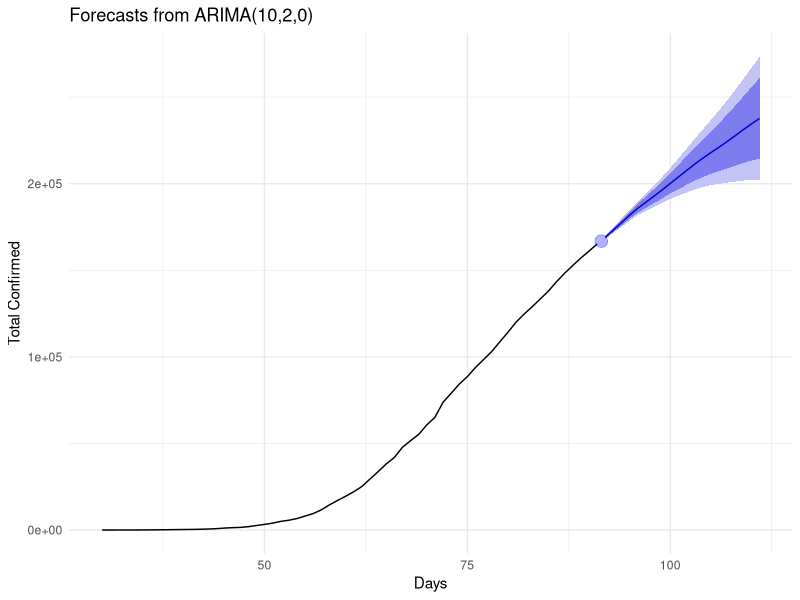
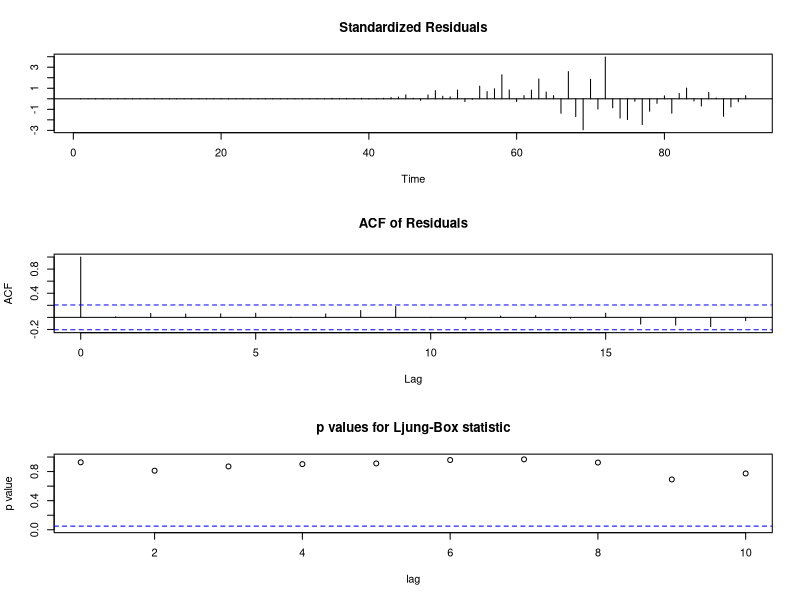
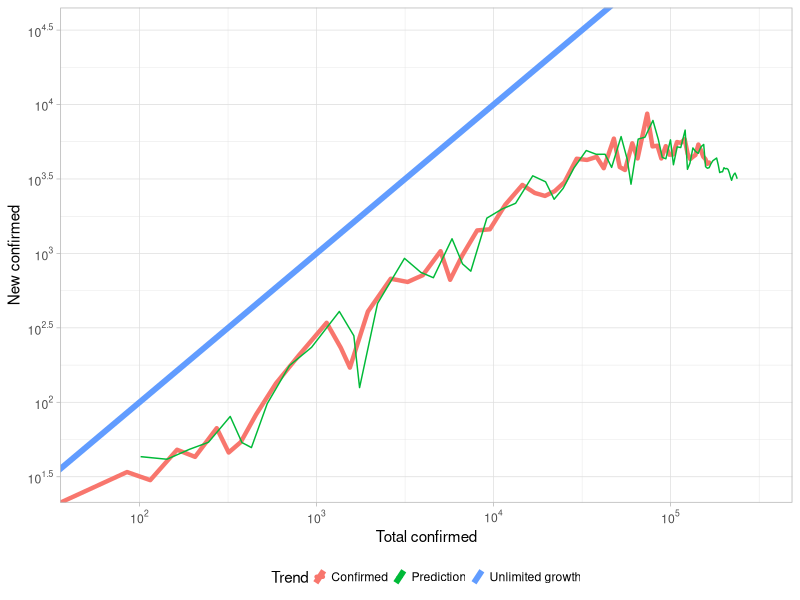
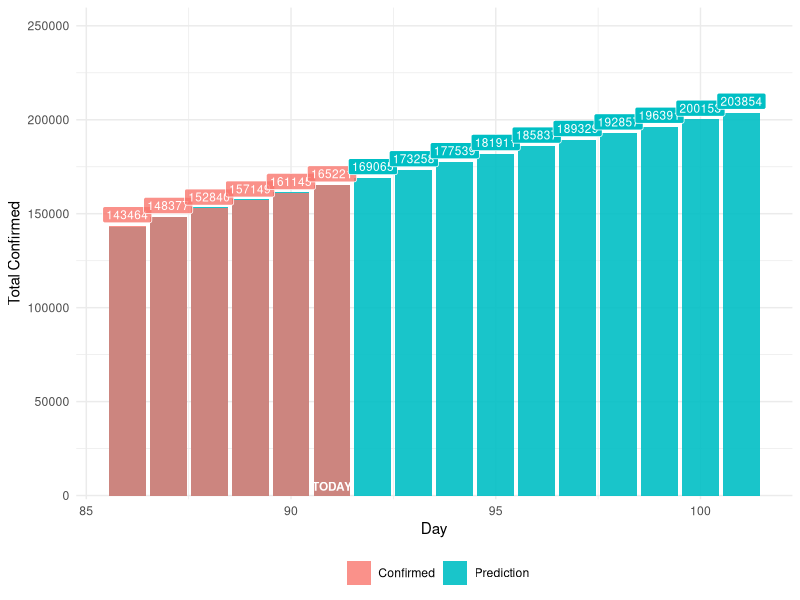
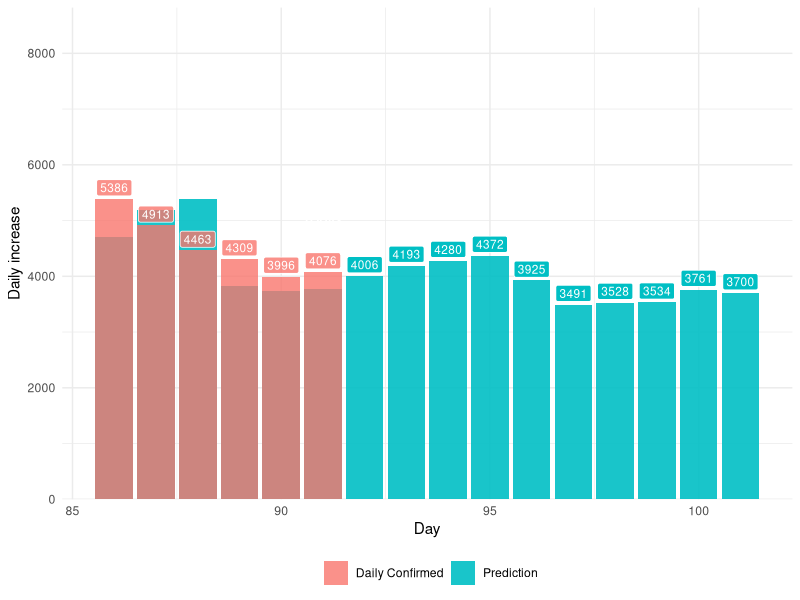
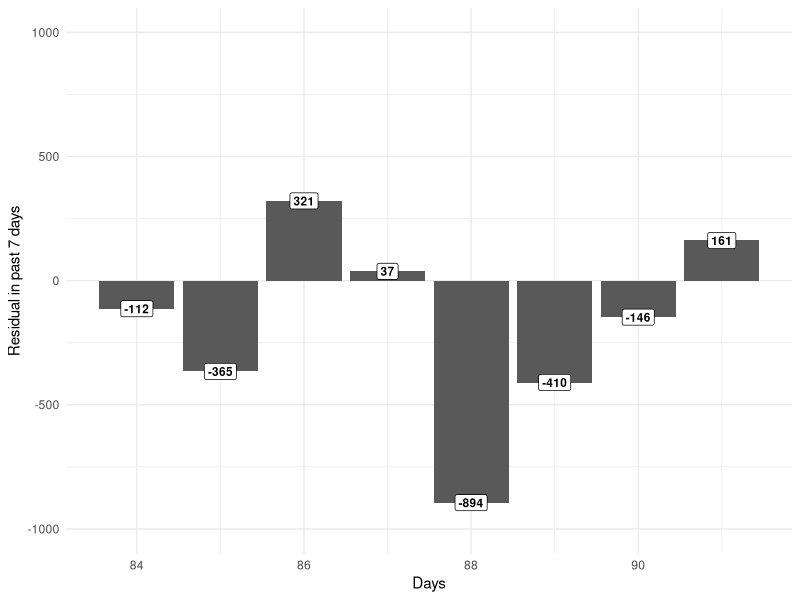
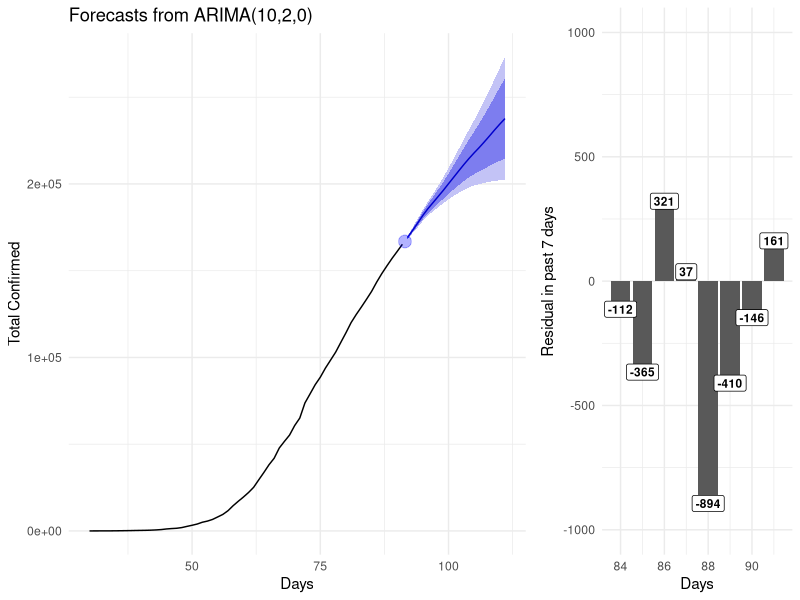
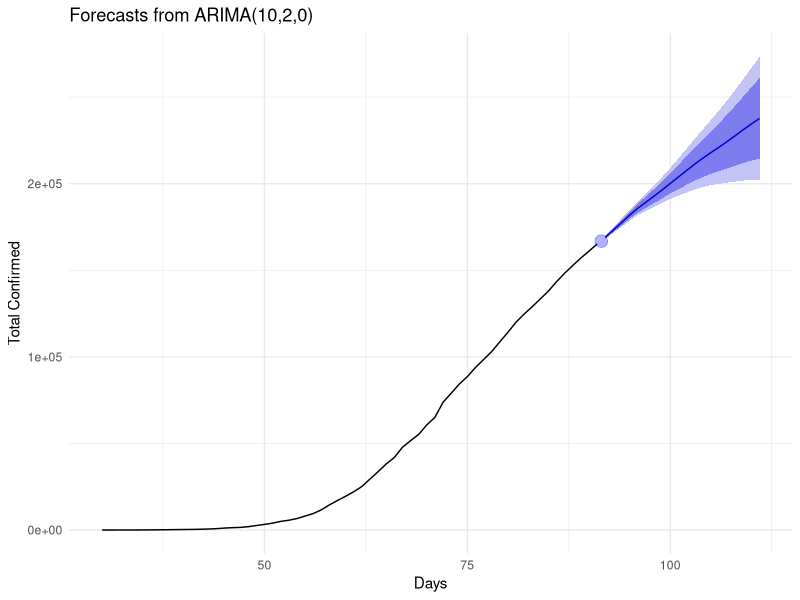

Here is the R script that generated these plots, in order:
library(tseries)
library(dplyr)
library(ggplot2)
library(scales)
library(reshape2)
library(data.table)
library(ggpubr)
library(forecast)


# Compare last 7 days
dfUK = read.csv("data/UK_data.csv", header = T)
dfUK = dfUK[c(1:nrow(dfUK)), c(1,3,4,15,16)]
days = nrow(dfUK)



UK.autoARIMA = auto.arima(dfUK$confirmed, 
                          max.p = 21, max.q = 21, start.q = 1, max.d = 4, max.order = 42, 
                          seasonal = F,stepwise = F, 
                          #parallel = T, num.cores = 8, 
                          approximation = T,trace = T)
UK.autoARIMA

plotT1 = ggplot2::autoplot(forecast(UK.autoARIMA,20),color = "red")+
  xlab("Days")+
  ylab("Total Confirmed")+
  theme_minimal()+
  geom_point(data = dfUK[days,], aes(x = id+0.5, y = confirmed+ 0.4*newConfirmed), size = 4, alpha = 0.3, color = 'blue')+
  scale_x_continuous(limits = c(30,NA))+
  theme(legend.position="bottom")
plotT1
ggsave("prediction/ARIMAtotal.png", scale = 2.5, width = 8, height = 4, units = "cm", dpi = "retina")


tsdiag(UK.autoARIMA)
tmp = forecast(UK.autoARIMA,20)
pred = c(tmp[["fitted"]],tmp[["mean"]])
pred = as.data.frame(pred)
pred$UK = c(forecast(UK.autoARIMA,20)[["x"]],rep(NA,20))

colnames(pred) = c("Prediction","Confirmed")
pred$newConfirmedPred = 0
pred$newConfirmed = 0
for (item in 2:nrow(pred)) {
  pred$newConfirmedPred[item] = pred$Prediction[item] - pred$Prediction[item-1]
  pred$newConfirmed[item] = pred$Confirmed[item] - pred$Confirmed[item-1]
}
pred$day  =rownames(pred)

#subData = dfUK[c((nrow(dfUK)-75):nrow(dfUK))-15,]


# Plot total prediction

# plotT1 = ggplot(data = subData, aes(x = as.integer(id), y = pred, color = "Predict"))+
#   geom_line(linetype = "dashed")+
#   geom_line(aes(x = as.integer(id), y = confirmed, color = "Real"),size = 2, lineend = "round")+
#   xlab("Days")+
#   labs(color = "")+
#   ylab("Total Confirmed")+
#   annotate("text", label = "p, d, q, ML (Grid BEST)", x = 60, y = 210000, size = 3, hjust = 0, colour = "black", family = "mono", show.legend = FALSE)+
#   #annotate("text", label = toString(bestGrid), x = 60, y = 200000, size = 3, hjust = 0, colour = "black", family = "mono", show.legend = FALSE)+
#   theme_minimal()+
#   scale_y_continuous(labels=function(x) format(x, big.mark = ",", scientific = FALSE))+
#   theme(legend.key.size =  unit(2, "mm"),
#         legend.position="bottom")
# plotT1
#ggsave("prediction/ARIMAtotal.png", scale = 2.5, width = 8, height = 4, units = "cm", dpi = "retina")


# Plot Log trend

ggplot(data = pred, aes(x = Confirmed, y = newConfirmed)) +
  geom_line(size = 1.5, lineend = "round",aes(color = "Confirmed"))+
  geom_line(data = pred, aes(x = pred$Prediction, y = pred$newConfirmedPred, color = "Prediction"))+
  geom_abline(aes(slope = 1, intercept = 0,  color = "Unlimited growth"), show.legend = T, size = 2)+
  xlab("Total confirmed")+
  labs(color = "Trend")+
  ylab("New confirmed")+
  theme_light()+
  theme(legend.key.size =  unit(2, "mm"),
        legend.position="bottom")+
  scale_x_log10(limits = c(55,316123), breaks = trans_breaks("log10", function(x) 10^x), labels = trans_format("log10", math_format(10^.x)))+
  # scale_x_continuous(trans='log10',breaks = trans_breaks("log10", function(x) 10^x), labels = trans_format("log10", math_format(10^.x))) +
  scale_y_log10(limits = c(30,31612),breaks = trans_breaks("log10", function(x) 10^x), labels = trans_format("log10", math_format(10^.x)))

ggsave("prediction/UKlogTrend.png", scale = 2.5, width = 9, height = 5, units = "cm", dpi = "retina")


# Compare prediction

pred.Recent =  pred[c((days-5):(days+10)),]
pred.Recent$day = as.integer(pred.Recent$day)
pred.Recent$Prediction = as.integer(pred.Recent$Prediction)
pred.Recent$newConfirmedPred = as.integer(pred.Recent$newConfirmedPred)
plotC1 = ggplot(data = pred.Recent, aes(x = day, y = Confirmed))+
  geom_col(size = 0,aes(x=day, y= Prediction, fill = "Prediction"),alpha = 0.9)+
  geom_col(size = 0,aes(fill = "Confirmed"), alpha = 0.8)+
  geom_label(aes(label = Confirmed, fill = "Confirmed"),vjust = -0.2, colour = "white", show.legend = FALSE,size = 3, alpha = 0.8)+
  geom_label(aes(label = c(rep(NA,6),pred.Recent$Prediction[7:16]),x=pred.Recent$day, y=pred.Recent$Prediction,fill = "Prediction"),vjust = -0.2, colour = "white", show.legend = FALSE,size = 3)+
  annotate("text", label = "TODAY", x = days, y = 5000, size = 3, colour = "white",fontface = "bold", show.legend = FALSE)+
  xlab("Day")+
  ylab("Total Confirmed")+
  theme_minimal()+
  labs(fill = "",color = "")+
  theme(legend.position="bottom")+
  scale_y_continuous(limits = c(0,max(pred$Prediction, na.rm = T)+20000), expand = c(0, 2000))
plotC1
ggsave("prediction/Bar.png", scale = 2.5, width = 10, height = 4, units = "cm", dpi = "retina")

plotC2 = ggplot(data = pred.Recent, aes(x = day, y = newConfirmed))+
  geom_col(size = 0,aes(x=day, y= newConfirmedPred, fill = "Prediction"),alpha = 0.9)+
  geom_col(size = 0,aes(fill = "Daily Confirmed"), alpha = 0.8)+
  geom_label(aes(label = newConfirmed, fill = "Daily Confirmed"),vjust = -0.2, colour = "white", show.legend = FALSE,size = 3, alpha = 0.8)+
  geom_label(aes(label = c(rep(NA,6),pred.Recent$newConfirmedPred[7:16]),x=pred.Recent$day, y=pred.Recent$newConfirmedPred,fill = "Prediction"),vjust = -0.2, colour = "white", show.legend = FALSE,size = 3)+
  annotate("text", label = "TODAY", x = days, y = 5000, size = 3, colour = "white",fontface = "bold", show.legend = FALSE)+
  xlab("Day")+
  ylab("Daily increase")+
  theme_minimal()+
  theme(legend.position="bottom")+
  labs(fill = "",color = "")+
  scale_y_continuous(limits = c(0,max(pred$newConfirmedPred, na.rm = T)+1000), expand = c(0, 0))
plotC2
ggsave("prediction/DailyBar.png", scale = 2.5, width = 10, height = 4, units = "cm", dpi = "retina")



# Compare last days

# dfUK = read.csv("data/UK_data.csv", header = T)
# dfUK = dfUK[c(1:nrow(dfUK)), c(1,3,4,15,16)]
# arima.order = c(bestGrid$i, bestGrid$j, bestGrid$k)
# UK.arima.recent = arima(dfUK$confirmed[1:(nrow(dfUK)-7)], order = arima.order)
# pred.recent<-predict(UK.arima.recent, n.ahead=7)
# pred.recent = as.data.frame(pred.recent)
# 
# dfRecent = as.data.frame( dfUK$confirmed[(nrow(dfUK)-6):nrow(dfUK)])
# dfRecent$Prediction = pred.recent$pred
# colnames(dfRecent) = c("Real","Prediction")
# dfRecent$id = dfUK$id[(nrow(dfUK)-6):nrow(dfUK)]
# dfRecent$Error = abs(dfRecent$Real-dfRecent$Prediction)/(dfRecent$Real)
# sum(dfRecent$Error)

plotE1 = ggplot(data = pred[c((days-7):days),], aes(x = as.integer(pred$day[(days-7):days]), y =  tmp[["model"]][["residuals"]][(days-7):days]))+
  geom_col()+
  geom_label(aes(label = as.integer(tmp[["model"]][["residuals"]][(days-7):days])), fontface = "bold", show.legend = FALSE, size = 3)+
  xlab("Days")+
  ylab("Residual in past 7 days")+
  theme_minimal()+
  ylim(-1000,1000)
plotE1
ggsave("prediction/Error.png", scale = 3, width = 5, height = 5, units = "cm", dpi = "retina")


ggarrange(plotT1,plotE1, widths = c(0.8,0.4))

ggsave("prediction/Compare.png", scale = 2.5, width = 10, height = 4, units = "cm", dpi = "retina")

